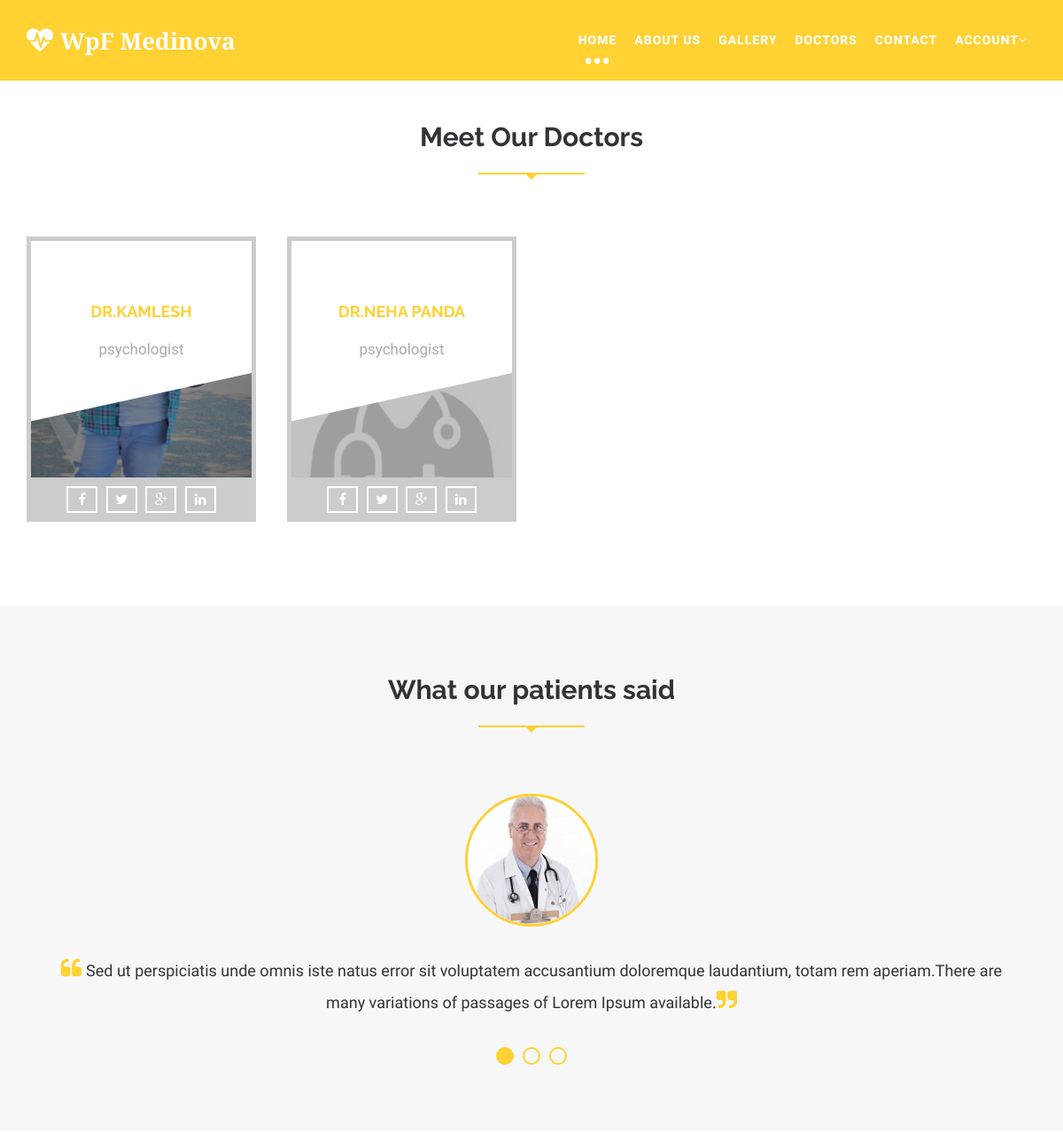
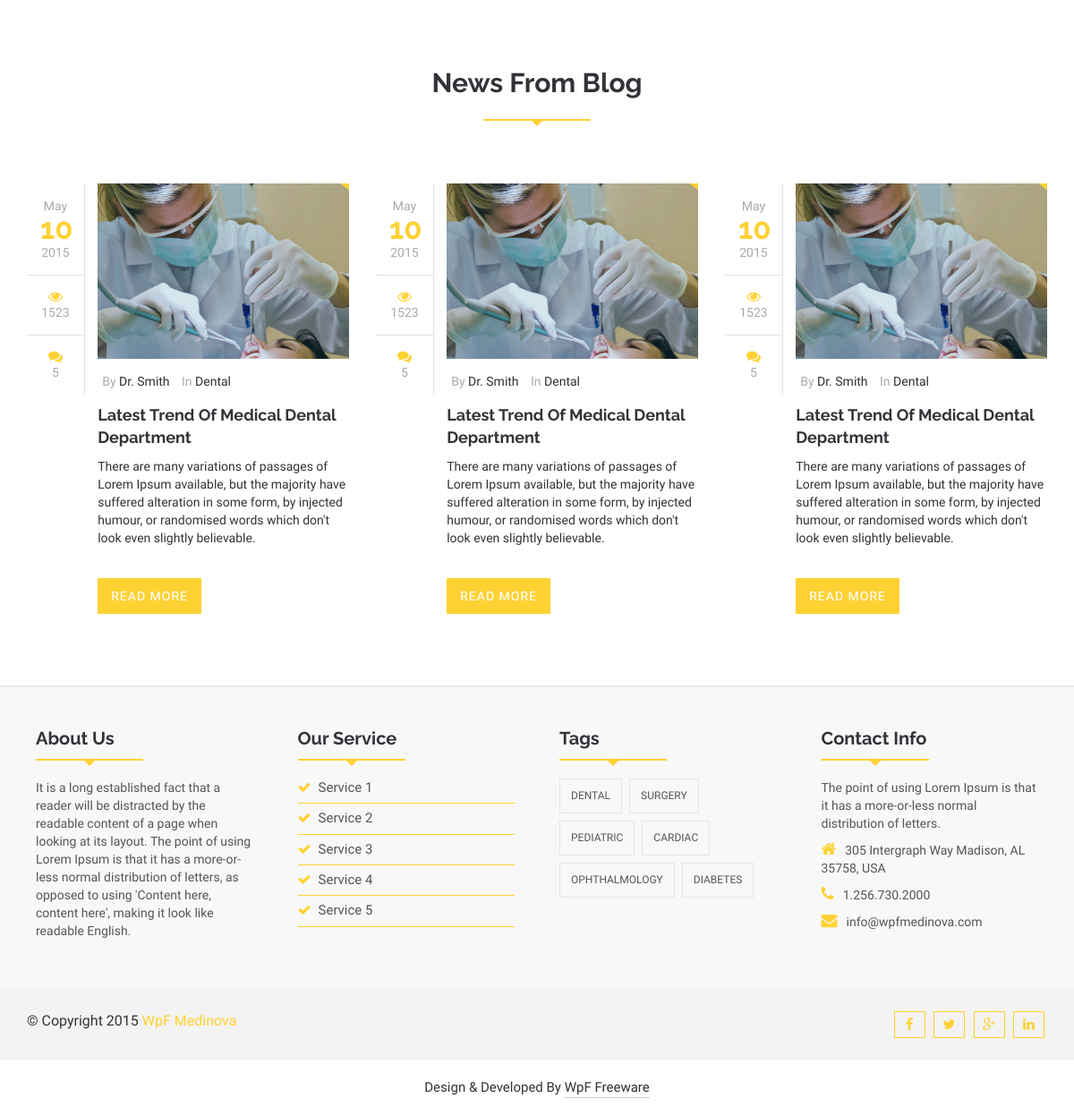
The app's page /doctors/ with its own data (2 pictures, top to bottom).
### myapp/models.py (models this page shows, shortened)
class Doctor_Profile(models.Model):
	doctor=models.ForeignKey(User,on_delete=models.CASCADE)
	doctor_degree=models.CharField(max_length=100)
	doctor_specialitiy=models.CharField(max_length=100)
	doctor_start_time=models.CharField(max_length=100)
	doctor_end_time=models.CharField(max_length=100)
	doctor_fees=models.PositiveIntegerField()
	doctor_picture=models.ImageField(upload_to="doctor_picture/")

class User(models.Model):
	name=models.CharField(max_length=100)
	email=models.CharField(max_length=100)
	password=models.CharField(max_length=100)
	usertype=models.CharField(max_length=100, default="patient")
	profil_pic=models.ImageField(upload_to="profile_pic/",default="")

### myapp/views.py (the view)
# urls.py: path('doctors/',views.doctors,name='doctors'),
def doctors(request):
	doctors=Doctor_Profile.objects.all()
	return render(request,'doctors.html',{'doctors':doctors})

### myapp/templates/doctors.html (shortened to what this page needs)
{% extends 'header.html' %}
{% load static %}
{% block content %}
<!DOCTYPE html>
<html lang="en">
  <head>
    <link href="{% static 'css/bootstrap.min.css' %}" rel="stylesheet">
    <link href="{% static 'css/font-awesome.min.css' %}" rel="stylesheet">
    <link id="switcher" href="{% static 'css/themes/default-theme.css' %}" rel="stylesheet">
    <link href="{% static 'css/slick.css' %}" rel="stylesheet">
    <link rel='stylesheet prefetch' href="{% static 'css/photoswipe.css' %}">
    <link rel='stylesheet prefetch' href="{% static 'css/default-skin.css' %}">
    <link href="{% static 'style.css' %}" rel="stylesheet">
  </head>
  <body>
    <section id="meetDoctors">
      <div class="container">
        <div class="row">
          <div class="col-lg-12 col-md-12">
            <div class="meetDoctors-area">
              <div class="section-heading">
                <br><br>
                <h2>Meet Our Doctors</h2>
                <div class="line"></div>
              </div>
              <div class="doctors-area">
                <ul class="doctors-nav">
                  {% for i in doctors %}
                  <li>
                    <div class="single-doctor">
                      <a class="tdoctor" href="{% url 'doctor_detail' pk=i.pk %}" data-path-hover="m 180,34.57627 -180,0 L 0,0 180,0 z">
                        <figure>
                          <img src="{{i.doctor_picture.url}}" style="width: 250px; height: 300px;" />
                          <svg viewBox="0 0 180 320" preserveAspectRatio="none"><path d="M 180,160 0,218 0,0 180,0 z"/></svg>
                          <figcaption>
                            <h2>Dr.{{i.doctor.name}}</h2>
                            <p>{{i.doctor_specialitiy}}</p>
                          </figcaption>
                        </figure>
                      </a>
                      <div class="single-doctor-social">
                        <a href="#"><span class="fa fa-facebook"></span></a>
                        <a href="#"><span class="fa fa-twitter"></span></a>
                        <a href="#"><span class="fa fa-google-plus"></span></a>
                        <a href="#"><span class="fa fa-linkedin"></span></a>
                      </div>
                    </div>
                  </li>
                  {% endfor %}
                </ul>
              </div>
            </div>
          </div>
        </div>
      </div>
    </section>
    <section id="testimonial">
      <div class="container">
        <div class="row">
          <div class="col-lg-12 col-md-12">
            <div class="testimonial-area">
              <div class="section-heading">
                <h2>What our patients said</h2>
                <div class="line"></div>
              </div>
              <div class="testimonial-area">
                <ul class="testimonial-nav">
                  <li>
                    <div class="single-testimonial">
                      <div class="testimonial-img">
                        <img src="{% static 'images/patients-3.jpg'%}" alt="img">
                      </div>
                      <div class="testimonial-cotent">
                        <p class="testimonial-parg">Sed ut perspiciatis unde omnis iste natus error sit voluptatem accusantium doloremque laudantium, totam rem aperiam.There are many variations of passages of Lorem Ipsum available.</p>
                      </div>
                    </div>
                  </li>
                </ul>
              </div>
            </div>
          </div>
        </div>
      </div>
    </section>
    <section id="homeBLog">
      <div class="container">
        <div class="row">
          <div class="col-lg-12 col-md-12">
            <div class="homBlog-area">
              <div class="section-heading">
                <h2>News From Blog</h2>
                <div class="line"></div>
              </div>
              <div class="homeBlog-content">
                <div class="row">
                  <div class="col-lg-4 col-md-4 col-sm-4">
                    <div class="single-Blog">
                      <div class="single-blog-left">
                        <ul class="blog-comments-box">
                          <li>May <h2>10</h2>2015</li>
                          <li><span class="fa fa-eye"></span>1523</li>
                          <li><a href="#"><span class="fa fa-comments"></span>5</a></li>
                        </ul>
                      </div>
                      <div class="single-blog-right">
                        <div class="blog-img">
                          <figure class="blog-figure">
                           <a href="#"><img src="{% static 'images/choose-us-img3.jpg'%}" alt="img"></a>
                          </figure>
                        </div>
                        <div class="blog-author">
                          <ul>
                            <li>By <a href="#">Dr. Smith</a></li>
                            <li>In <a href="#">Dental</a></li>
                          </ul>
                        </div>
                        <div class="blog-content">
                          <h2>Latest Trend Of Medical Dental Department</h2>
                          <p>There are many variations of passages of Lorem Ipsum available, but the majority have suffered alteration in some form, by injected humour, or randomised words which don't look even slightly believable.</p>
                          <div class="readmore_area">
                            <a href="#" data-hover="Read More"><span>Read More</span></a>
                          </div>
                        </div>
                      </div>
                    </div>
                  </div>
                  <div class="col-lg-4 col-md-4 col-sm-4">
                    <div class="single-Blog">
                      <div class="single-blog-left">
                        <ul class="blog-comments-box">
                          <li>May <h2>10</h2>2015</li>
                          <li><span class="fa fa-eye"></span>1523</li>
                          <li><a href="#"><span class="fa fa-comments"></span>5</a></li>
                        </ul>
                      </div>
                      <div class="single-blog-right">
                         <div class="blog-img">
                          <figure class="blog-figure">
                           <a href="#"><img src="{% static 'images/choose-us-img3.jpg'%}" alt="img"></a>
                          </figure>
                        </div>
                        <div class="blog-author">
                          <ul>
                            <li>By <a href="#">Dr. Smith</a></li>
                            <li>In <a href="#">Dental</a></li>
                          </ul>
                        </div>
                        <div class="blog-content">
                          <h2>Latest Trend Of Medical Dental Department</h2>
                          <p>There are many variations of passages of Lorem Ipsum available, but the majority have suffered alteration in some form, by injected humour, or randomised words which don't look even slightly believable.</p>
                          <div class="readmore_area">
                            <a href="#" data-hover="Read More"><span>Read More</span></a>
                          </div>
                        </div>
                      </div>
                    </div>
                  </div>
                  <div class="col-lg-4 col-md-4 col-sm-4">
                    <div class="single-Blog">
                      <div class="single-blog-left">
                        <ul class="blog-comments-box">
                          <li>May <h2>10</h2>2015</li>
                          <li><span class="fa fa-eye"></span>1523</li>
                          <li><a href="#"><span class="fa fa-comments"></span>5</a></li>
                        </ul>
                      </div>
                      <div class="single-blog-right">
                         <div class="blog-img">
                          <figure class="blog-figure">
                           <a href="#"><img src="{% static 'images/choose-us-img3.jpg'%}" alt="img"></a>
                          </figure>
                        </div>
                        <div class="blog-author">
                          <ul>
                            <li>By <a href="#">Dr. Smith</a></li>
                            <li>In <a href="#">Dental</a></li>
                          </ul>
                        </div>
                        <div class="blog-content">
                          <h2>Latest Trend Of Medical Dental Department</h2>
                          <p>There are many variations of passages of Lorem Ipsum available, but the majority have suffered alteration in some form, by injected humour, or randomised words which don't look even slightly believable.</p>
                          <div class="readmore_area">
                            <a href="#" data-hover="Read More"><span>Read More</span></a>
                          </div>
                        </div>
                      </div>
                    </div>
                  </div>
                </div>
              </div>
            </div>
          </div>
        </div>
      </div>
    </section>
  </body>
</html>
{% endblock %}

### myapp/templates/header.html (shortened to what this page needs)
{% load static %}
<!DOCTYPE html>
<html lang="en">
  <head>
    <link href="{% static 'css/bootstrap.min.css' %}" rel="stylesheet">
    <link href="{% static 'css/font-awesome.min.css' %}" rel="stylesheet">
    <link id="switcher" href="{% static 'css/themes/default-theme.css' %}" rel="stylesheet">
    <link href="{% static 'css/slick.css' %}" rel="stylesheet">
    <link rel='stylesheet prefetch' href="{% static 'css/photoswipe.css' %}">
    <link rel='stylesheet prefetch' href="{% static 'css/default-skin.css' %}">
    <link href="{% static 'style.css' %}" rel="stylesheet">
  </head>
  <body>
    <header id="header">
      <div class="menu_area">
        <nav class="navbar navbar-default navbar-fixed-top" role="navigation">
          <div class="container">
            <div class="navbar-header">
              <a class="navbar-brand" href="{% static 'index.html' %}"><i class="fa fa-heartbeat"></i>WpF <span>Medinova</span></a>
            </div>
            <div id="navbar" class="navbar-collapse collapse">
              <ul id="top-menu" class="nav navbar-nav navbar-right main-nav">
                <li class="active"><a href="{% url 'index' %}">Home</a></li>
                <li><a href="{% url 'about' %}">About Us</a></li>
                <li><a href="{% url 'gallery' %}">Gallery</a></li>
                <li><a href="{% url 'doctors' %}">Doctors</a></li>
                <li><a href="{% url 'contact' %}">Contact</a></li>
                <li class="dropdown">
                <a href="/" class="dropdown-toggle" data-toggle="dropdown" role="button" aria-expanded="false">Account<span class="fa fa-angle-down">
                </span></a>
               </ul>
            </div>
          </div>
        </nav>
      </div>
    </header>
  {% block content %}
  {% endblock %}
    <footer id="footer">
      <div class="footer-top">
        <div class="container">
          <div class="row">
            <div class="col-lg-3 col-md-3 col-sm-3">
              <div class="single-footer-widget">
                <div class="section-heading">
                <h2>About Us</h2>
                <div class="line"></div>
              </div>
              <p>It is a long established fact that a reader will be distracted by the readable content of a page when looking at its layout. The point of using Lorem Ipsum is that it has a more-or-less normal distribution of letters, as opposed to using 'Content here, content here', making it look like readable English.</p>
              </div>
            </div>
            <div class="col-lg-3 col-md-3 col-sm-3">
              <div class="single-footer-widget">
                <div class="section-heading">
                <h2>Our Service</h2>
                <div class="line"></div>
              </div>
              <ul class="footer-service">
                <li><a href="#"><span class="fa fa-check"></span>Service 1</a></li>
                <li><a href="#"><span class="fa fa-check"></span>Service 2</a></li>
                <li><a href="#"><span class="fa fa-check"></span>Service 3</a></li>
                <li><a href="#"><span class="fa fa-check"></span>Service 4</a></li>
                <li><a href="#"><span class="fa fa-check"></span>Service 5</a></li>
              </ul>
              </div>
            </div>
            <div class="col-lg-3 col-md-3 col-sm-3">
              <div class="single-footer-widget">
                <div class="section-heading">
                <h2>Tags</h2>
                <div class="line"></div>
              </div>
                <ul class="tag-nav">
                  <li><a href="#">Dental</a></li>
                  <li><a href="#">Surgery</a></li>
                  <li><a href="#">Pediatric</a></li>
                  <li><a href="#">Cardiac</a></li>
                  <li><a href="#">Ophthalmology</a></li>
                  <li><a href="#">Diabetes</a></li>
                </ul>
              </div>
            </div>
            <div class="col-lg-3 col-md-3 col-sm-3">
              <div class="single-footer-widget">
                <div class="section-heading">
                <h2>Contact Info</h2>
                <div class="line"></div>
              </div>
              <p>The point of using Lorem Ipsum is that it has a more-or-less normal distribution of letters.</p>
              <address class="contact-info">
                <p><span class="fa fa-home"></span>305 Intergraph Way
                Madison, AL 35758, USA</p>
                <p><span class="fa fa-phone"></span>1.256.730.2000</p>
                <p><span class="fa fa-envelope"></span>info@wpfmedinova.com</p>
              </address>
              </div>
            </div>
          </div>
        </div>
      </div>
      <div class="footer-middle">
        <div class="container">
          <div class="row">
          <div class="col-lg-6 col-md-6 col-sm-6 col-xs-12">
            <div class="footer-copyright">
              <p>&copy; Copyright 2015 <a href="index.html">WpF Medinova</a></p>
            </div>
          </div>
          <div class="col-lg-6 col-md-6 col-sm-6 col-xs-12">
            <div class="footer-social">
                <a href="#"><span class="fa fa-facebook"></span></a>
                <a href="#"><span class="fa fa-twitter"></span></a>
                <a href="#"><span class="fa fa-google-plus"></span></a>
                <a href="#"><span class="fa fa-linkedin"></span></a>
            </div>
          </div>
        </div>
        </div>
      </div>
      <div class="footer-bottom">
        <div class="container">
          <div class="row">
            <div class="col-md-12">
              <p>Design & Developed By <a rel="nofollow" href="http://www.wpfreeware.com/">WpF Freeware</a></p>
            </div>
          </div>
        </div>
      </div>
    </footer>
  </body>
</html>

### records on screen
Doctor_Profile: doctor_picture (picture), doctor.name "KAMLESH", doctor_specialitiy "psychologist"
Doctor_Profile: doctor_picture (picture), doctor.name "NEHA PANDA", doctor_specialitiy "psychologist"
